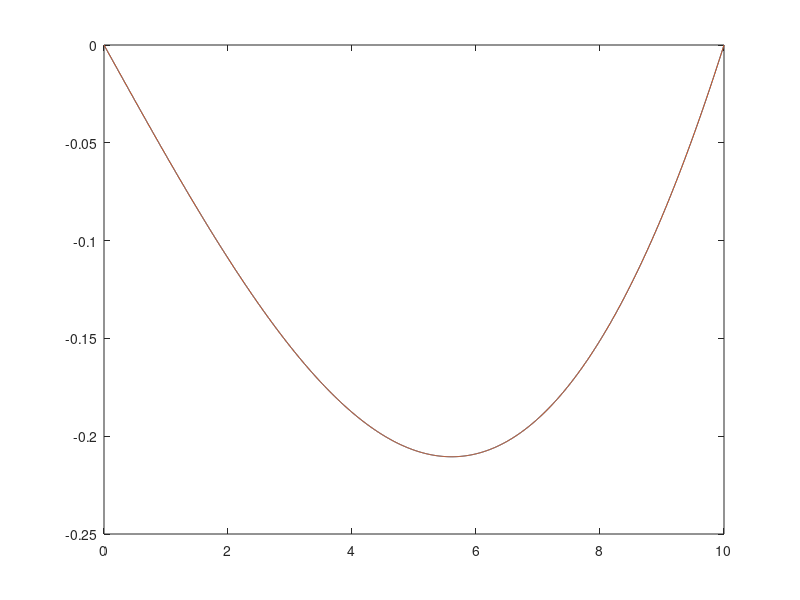

The MATLAB script that drew this image:
clear all; close all; clc
nf = 80;
L = 10;

x  = 0:0.01:L;
RHS = x./L-sin((pi/(2*L)).*x);

LHS = zeros(1,length(x));
for i = 1:length(x);
    for n = 1:1:nf;
        B = -2*(-1)^n/((n*pi)*(1-4*n^2));
        LHS(i) = LHS(i) + B* sin(n*pi*x(i)/L);
    end
end
plot(x,RHS,x,LHS)
